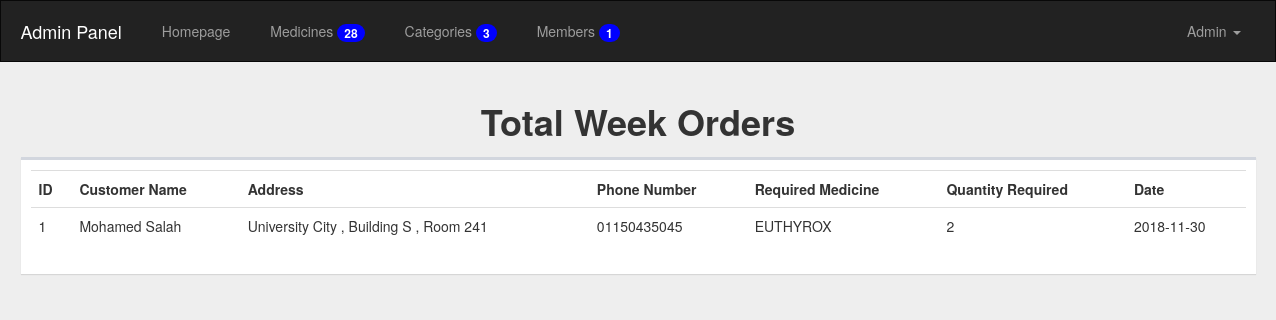
Page /admin/orders.php?type=total (signed in) on the committed database.
### tables this page shows
CREATE TABLE `customers` (
  `Name` varchar(255) NOT NULL,
  `Address` varchar(255) NOT NULL,
  `PhoneNo` varchar(255) NOT NULL,
  `MedName` varchar(255) NOT NULL,
  `Quantity` int(11) NOT NULL,
  `Date` date NOT NULL,
  `ID` int(11) NOT NULL,
  `Approve` tinyint(2) NOT NULL DEFAULT '0',
  `TotalPrice` int(11) NOT NULL
);

### admin/classes/DB.php (called while the page is built, shortened)
<?php
class DB
{
	private $_pdo = NULL;
	private $_result = array();
	private $_count;
	public function connectDB()
	{
		try
		{
			$dsn = "mysql:host=127.0.0.1;dbname=pharmacy";
			$username = "root";
			$password = "";
			$option	= array(
				PDO::MYSQL_ATTR_INIT_COMMAND	=> "SET NAMES utf8"
			);
			$this->_pdo = new PDO($dsn,$username,$password,$option);
			$this->_pdo->setAttribute(PDO::ATTR_ERRMODE, PDO::ERRMODE_EXCEPTION);
		}
		catch(PDOException $e)
		{
			die($e->getMessage());
		}
	}
	public function query($sqlQuery,$params = array())
	{
		if($this->_query = $this->_pdo->prepare($sqlQuery))
		{
			if(count($params) > 0)
			{
				$paramNumber = 1;
				foreach ($params as $param) {
					$this->_query->bindValue($paramNumber,$param);
					$paramNumber++;
				}
			}
			try
			{
				if($this->_query->execute())
				{
					if(strcmp(substr($sqlQuery, 0,6), "SELECT") == 0)
					{
						$this->_result = $this->_query->fetchAll();
						$this->_count = $this->_query->rowCount();
					}
				}
			}
			catch(PDOException $e)
			{
				die($e->getMessage());
				$this->_error = true;
			}
		}
		return $this;
	}
	public function getAllFrom($field, $table, $condition = NULL, $params = array())
	{
		$sqlQuery = "SELECT {$field} FROM {$table} {$condition}";
		return $this->query($sqlQuery,$params);
	}
	public function getResult()
	{
		return $this->_result;
	}
	public function getFirstResult()
	{
		return $this->getResult()[0];
	}
	public function getCount()
	{
		return $this->_count;
	}
}

### admin/classes/Session.php (called while the page is built, shortened)
<?php
class Session
{
	public static function exists($session)
	{
		return isset($_SESSION[$session]);
	}
	public static function get($session)
	{
		return $_SESSION[$session];
	}
}

### admin/classes/Admin.php (called while the page is built, shortened)
<?php
class Admin
{
	private $_session = 'userSession';
	private $_isLoggedIn = false;
	public function __construct()
	{
		$this->_db = new DB();
		if(Session::exists($this->_session))
		{
			$admin = Session::get($this->_session);
			$this->_isLoggedIn = true;
			$data = $this->_db->getAllFrom("*","admins","WHERE Username = ?",array($admin));
		}
	}
	public function IsLoggedIn()
	{
		return $this->_isLoggedIn;
	}
}

### admin/classes/Input.php (called while the page is built, shortened)
<?php
class Input
{
	public static function get($attribute,$method = "POST")
	{
		if($method === "GET")
		{
			if(isset($_GET[$attribute]))
			return $_GET[$attribute];
		}
		else
		{
			if(isset($_POST[$attribute]))
			return $_POST[$attribute];
		}
		return "";
	}
}

### admin/orders.php (the view, shortened to what this page needs)
<?php
require_once "core/init.php";
$admin = new Admin();
if(!$admin->IsLoggedIn())
{
	Redirect::to("login.php");
}
else
{
	$action = Input::get("type","GET");
?>
<div class="container">
	<?php
		if($action === "pending")
		{
			$ords = new DB();
			$ords->getAllFrom("*","customers","WHERE Approve = ?",array(0));
			if($ords->getCount() <= 0)
			{
				echo "<div class='alert alert-danger'>There's no Pending Orders!!!</div>";
			}
			else
			{
	?>
				<h1 class="text-center" style="font-weight: bold">Pending Orders</h1>
			  	<div class="box">
			    	<div class="box-body table-responsive no-padding">
			      		<table class="table table-hover">
					        <tbody>
					        	<tr>
						          <th>Customer Name</th>
						          <th>Address</th>
						          <th>Phone Number</th>
						          <th>Required Medicine</th>
						          <th>Quantity Required</th>
						          <th>Date</th>
						          <th>Options</th>
						        </tr>
							<?php
								$x = 1;
								foreach($ords->getResult() as $ord)
								{
							?>
					        	<tr>
						          <td><?php echo $ord['Name'] ?></td>
						          <td><?php echo $ord['Address'] ?></td>
						          <td><?php echo $ord['PhoneNo'] ?></td>
						          <td><?php echo $ord['MedName'] ?></td>
						          <td><?php echo $ord['Quantity'] ?></td>
						          <td><?php echo $ord['Date'] ?></td>
						          <td>
						          	<a href="actions.php?action=approveorder&id=<?php echo $ord['ID']?>" class="btn btn-xs btn-info"><i class="fa fa-check"></i></i></a>
						          </td>
						        </tr>
							<?php
								}
							?>
			      			</tbody>
			      		</table>
			    	</div>
			  	</div>
	<?php
			}
		}
		else if($action === "total")
		{
		  	$ords = new DB();
			$ords->getAllFrom("*","customers","WHERE Approve = ?  AND Date <= ? OR Date >= ? ORDER BY Date ASC",array(1,date('d'),date('d-7')));
			if($ords->getCount() <= 0)
			{
				echo "<div class='alert alert-danger'>Empty Orders!!!</div>";
			}
			else
			{
	?>
				<h1 class="text-center" style="font-weight: bold">Total Week Orders</h1>
			  	<div class="box">
			    	<div class="box-body table-responsive no-padding">
			      		<table class="table table-hover">
					        <tbody>
					        	<tr>
					        	  <th>ID</th>
						          <th>Customer Name</th>
						          <th>Address</th>
						          <th>Phone Number</th>
						          <th>Required Medicine</th>
						          <th>Quantity Required</th>
						          <th>Date</th>
						        </tr>
							<?php
								$x = 1;
								foreach($ords->getResult() as $ord)
								{
							?>
					        	<tr>
						          <td><?php echo $x++ ?></td>
						          <td><?php echo $ord['Name'] ?></td>
						          <td><?php echo $ord['Address'] ?></td>
						          <td><?php echo $ord['PhoneNo'] ?></td>
						          <td><?php echo $ord['MedName'] ?></td>
						          <td><?php echo $ord['Quantity'] ?></td>
						          <td><?php echo $ord['Date'] ?></td>
						        </tr>
							<?php
								}
							?>
			      			</tbody>
			      		</table>
			    	</div>
			  	</div>
  	<?php
	  		}
	  	}
	  	?>
</div>
<?php
}
require_once $tempRoute . "footer.php";

### admin/includes/temps/navbar.php (shortened to what this page needs)
<?php
  $dbMemb = new DB();
  $dbMemb->getAllFrom("*","admins");
  $dbCat = new DB();
  $dbCat->getAllFrom("*","categories");
  $dbMed = new DB();
  $dbMed->getAllFrom("*","medicine");
?>
<nav class="navbar navbar-inverse ">
  <div class="container">
    <div class="navbar-header">
      <a class="navbar-brand" style="color:#FFF;" href="#">Admin Panel</a>
    </div>
    <div class="collapse navbar-collapse" id="bs-example-navbar-collapse-1">
      <ul class="nav navbar-nav">
        <?php
           $link =  explode('/', $_SERVER['PHP_SELF'],6);
           $word = $link[count($link) - 1];
           $word = str_split($word,stripos($word,'.'))[0];
        ?>
        <li class="<?php if('index' == $word) echo 'active'?>"><a href="index.php">Homepage</a></li>
        <li class="medicine <?php if('medicine' == $word) echo 'active'?>">
            <a href="medicine.php?action=manage" class="">
            Medicines <span  class="badge"><?php echo ($dbMed->getCount() > 0) ? $dbMed->getCount() : 0  ?></span>
            </a>
        </li>
        <li class="category <?php if('categories' == $word) echo 'active'?>">
            <a href="categories.php?action=manage" class="">
             Categories <span class="badge"><?php echo ($dbCat->getCount() > 0) ? $dbCat->getCount() : 0  ?></span>
            </a>
        </li>
        <li class="member <?php if('members' == $word) echo 'active'?>">
            <a href="members.php?action=manage" >
             Members <span class="badge"><?php echo ($dbMemb->getCount() > 0) ? $dbMemb->getCount() : 0  ?></span>
            </a>
        </li>
      </ul>
      <ul class="nav navbar-nav navbar-right">
        <li class="dropdown">
          <a href="#" class="dropdown-toggle" data-toggle="dropdown" role="button" aria-haspopup="true" aria-expanded="false">
              <?php echo $dbMemb->getFirstResult()['FullName'] ?> <span class="caret"></span>
          </a>
        </li>
      </ul>
    </div>
  </div>
</nav>

### admin/layout/css/backend.css (style rules this page uses)
body { background-color: #EEE; }
.navbar { border-radius: 0; margin-top: 0; }
.navbar ul li { margin-left: 10px; padding-top: 0px }
.navbar ul li a { line-height: 30px; }
.navbar-brand { padding: 20px 15px }
.navbar .badge { background-color: #00F; }
.box { position: relative; margin-top: 15px; border-radius: 0px; background: #FFF; border-top: 3px solid #d2d6de; margin-bottom: -100px; width: 100%; box-shadow: 0 1px 1px rgba(0, 0, 0, 0.1); }
.box-body { border-top-left-radius: 0; border-top-right-radius: 0; border-bottom-right-radius: 3px; border-bottom-left-radius: 3px; padding: 10px; }

### rows in the picture
customers: Name "Mohamed Salah", Address "University City , Building S , Room 241", PhoneNo "01150435045", MedName "EUTHYROX", Quantity "2", Date "2018-11-30"

### other values in the picture
$dbMed->getCount() "28"
$dbCat->getCount() "3"
$dbMemb->getCount() "1"
$dbMemb->getFirstResult()['FullName'] "Admin"
